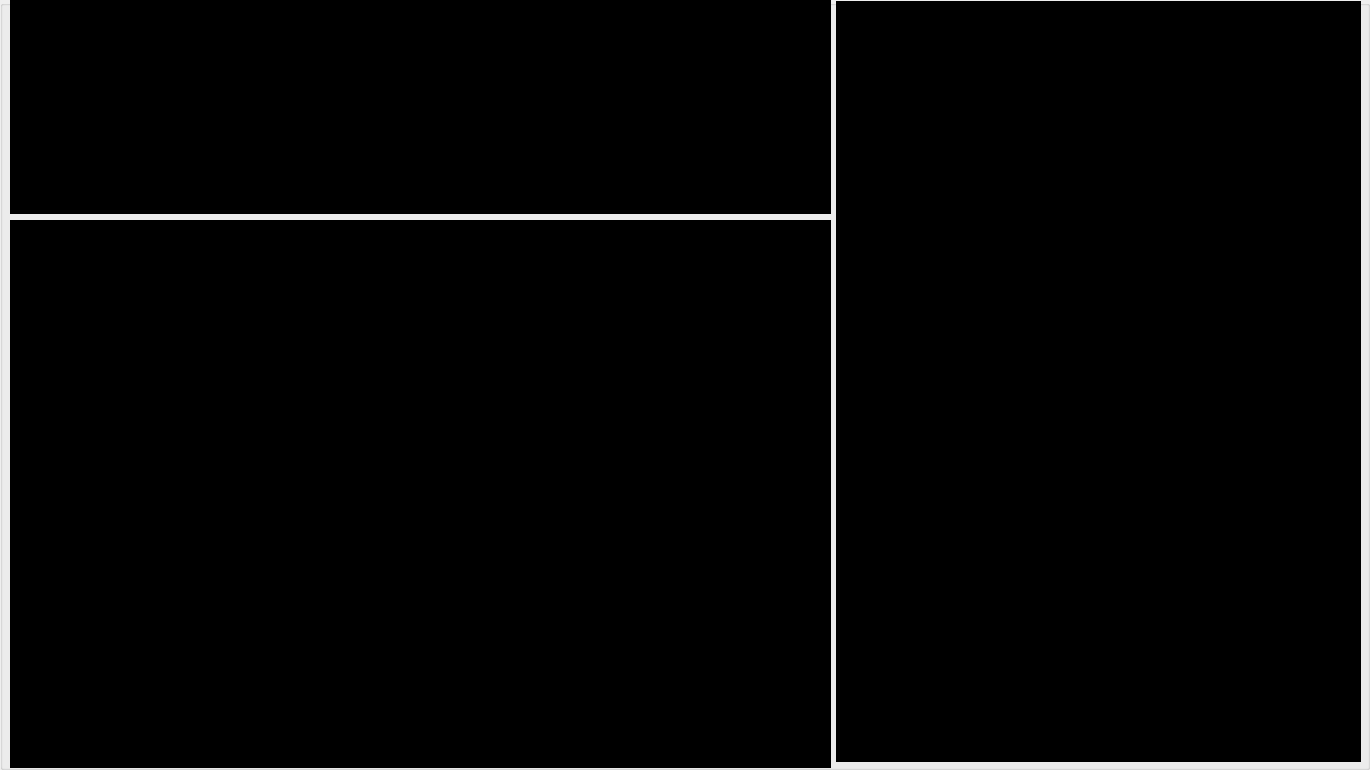
<?xml version="1.0" encoding="UTF-8"?>
<ui version="4.0">
 <class>StreamWidget</class>
 <widget class="QWidget" name="StreamWidget">
  <property name="geometry">
   <rect>
    <x>0</x>
    <y>0</y>
    <width>1370</width>
    <height>770</height>
   </rect>
  </property>
  <property name="windowTitle">
   <string>Widget</string>
  </property>
  <widget class="QGroupBox" name="groupBox">
   <property name="geometry">
    <rect>
     <x>0</x>
     <y>0</y>
     <width>1370</width>
     <height>770</height>
    </rect>
   </property>
   <property name="styleSheet">
    <string notr="true">#groupBox {
	
	background-image: url(:/BG.png);
}</string>
   </property>
   <property name="title">
    <string/>
   </property>
   <widget class="QLabel" name="label_3">
    <property name="geometry">
     <rect>
      <x>10</x>
      <y>0</y>
      <width>821</width>
      <height>214</height>
     </rect>
    </property>
    <property name="styleSheet">
     <string notr="true">background-color: rgb(0, 0, 0);</string>
    </property>
    <property name="text">
     <string/>
    </property>
   </widget>
   <widget class="QLabel" name="label_2">
    <property name="geometry">
     <rect>
      <x>836</x>
      <y>1</y>
      <width>525</width>
      <height>761</height>
     </rect>
    </property>
    <property name="styleSheet">
     <string notr="true">background-color: rgb(0, 0, 0);</string>
    </property>
    <property name="text">
     <string/>
    </property>
   </widget>
   <widget class="QLabel" name="label_1">
    <property name="geometry">
     <rect>
      <x>10</x>
      <y>220</y>
      <width>821</width>
      <height>548</height>
     </rect>
    </property>
    <property name="styleSheet">
     <string notr="true">background-color: rgb(0, 0, 0);</string>
    </property>
    <property name="text">
     <string/>
    </property>
   </widget>
  </widget>
 </widget>
 <resources/>
 <connections/>
</ui>
